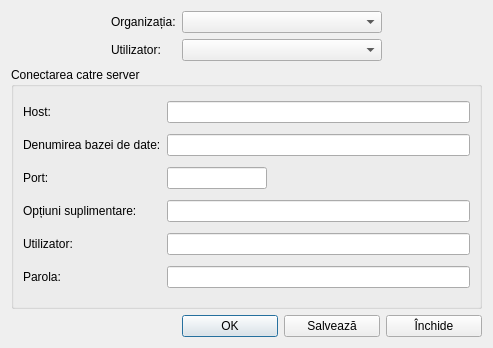
<?xml version="1.0" encoding="UTF-8"?>
<ui version="4.0">
 <class>CloudServerConfig</class>
 <widget class="QDialog" name="CloudServerConfig">
  <property name="geometry">
   <rect>
    <x>0</x>
    <y>0</y>
    <width>493</width>
    <height>348</height>
   </rect>
  </property>
  <property name="windowTitle">
   <string>Dialog</string>
  </property>
  <property name="windowIcon">
   <iconset resource="../../../resources/resource.qrc">
    <normaloff>:/img/database/cloud-server.png</normaloff>:/img/database/cloud-server.png</iconset>
  </property>
  <layout class="QGridLayout" name="gridLayout_2">
   <item row="0" column="0">
    <spacer name="horizontalSpacer_2">
     <property name="orientation">
      <enum>Qt::Orientation::Horizontal</enum>
     </property>
     <property name="sizeHint" stdset="0">
      <size>
       <width>85</width>
       <height>20</height>
      </size>
     </property>
    </spacer>
   </item>
   <item row="0" column="1">
    <widget class="QLabel" name="label">
     <property name="maximumSize">
      <size>
       <width>179</width>
       <height>16777215</height>
      </size>
     </property>
     <property name="text">
      <string>Organizația:</string>
     </property>
    </widget>
   </item>
   <item row="0" column="2">
    <widget class="QComboBox" name="comboOrganization">
     <property name="minimumSize">
      <size>
       <width>200</width>
       <height>0</height>
      </size>
     </property>
    </widget>
   </item>
   <item row="0" column="3">
    <spacer name="horizontalSpacer">
     <property name="orientation">
      <enum>Qt::Orientation::Horizontal</enum>
     </property>
     <property name="sizeHint" stdset="0">
      <size>
       <width>85</width>
       <height>20</height>
      </size>
     </property>
    </spacer>
   </item>
   <item row="1" column="1">
    <widget class="QLabel" name="label_8">
     <property name="text">
      <string>Utilizator:</string>
     </property>
    </widget>
   </item>
   <item row="1" column="2">
    <widget class="QComboBox" name="comboUser"/>
   </item>
   <item row="2" column="0" colspan="4">
    <widget class="QGroupBox" name="groupBox">
     <property name="title">
      <string>Conectarea catre server</string>
     </property>
     <layout class="QGridLayout" name="gridLayout">
      <item row="0" column="0">
       <widget class="QLabel" name="label_2">
        <property name="text">
         <string>Host:</string>
        </property>
       </widget>
      </item>
      <item row="0" column="1">
       <widget class="QLineEdit" name="txt_host">
        <property name="maximumSize">
         <size>
          <width>16777215</width>
          <height>16777215</height>
         </size>
        </property>
        <property name="clearButtonEnabled">
         <bool>true</bool>
        </property>
       </widget>
      </item>
      <item row="1" column="0">
       <widget class="QLabel" name="label_3">
        <property name="text">
         <string>Denumirea bazei de date:</string>
        </property>
       </widget>
      </item>
      <item row="1" column="1">
       <widget class="QLineEdit" name="txt_nameBase">
        <property name="maximumSize">
         <size>
          <width>16777215</width>
          <height>16777215</height>
         </size>
        </property>
        <property name="clearButtonEnabled">
         <bool>true</bool>
        </property>
       </widget>
      </item>
      <item row="2" column="0">
       <widget class="QLabel" name="label_4">
        <property name="text">
         <string>Port:</string>
        </property>
       </widget>
      </item>
      <item row="2" column="1">
       <widget class="QLineEdit" name="txt_port">
        <property name="maximumSize">
         <size>
          <width>100</width>
          <height>16777215</height>
         </size>
        </property>
       </widget>
      </item>
      <item row="3" column="0">
       <widget class="QLabel" name="label_5">
        <property name="text">
         <string>Opțiuni suplimentare:</string>
        </property>
       </widget>
      </item>
      <item row="3" column="1">
       <widget class="QLineEdit" name="txt_option">
        <property name="clearButtonEnabled">
         <bool>true</bool>
        </property>
       </widget>
      </item>
      <item row="4" column="0">
       <widget class="QLabel" name="label_6">
        <property name="text">
         <string>Utilizator:</string>
        </property>
       </widget>
      </item>
      <item row="4" column="1">
       <widget class="QLineEdit" name="txt_user">
        <property name="clearButtonEnabled">
         <bool>true</bool>
        </property>
       </widget>
      </item>
      <item row="5" column="0">
       <widget class="QLabel" name="label_7">
        <property name="text">
         <string>Parola:</string>
        </property>
       </widget>
      </item>
      <item row="5" column="1">
       <widget class="LineEditPassword" name="txt_password"/>
      </item>
     </layout>
    </widget>
   </item>
   <item row="3" column="0" colspan="4">
    <layout class="QHBoxLayout" name="horizontalLayout">
     <item>
      <spacer name="horizontalSpacer_3">
       <property name="orientation">
        <enum>Qt::Orientation::Horizontal</enum>
       </property>
       <property name="sizeHint" stdset="0">
        <size>
         <width>40</width>
         <height>20</height>
        </size>
       </property>
      </spacer>
     </item>
     <item>
      <widget class="QPushButton" name="btnOK">
       <property name="minimumSize">
        <size>
         <width>96</width>
         <height>0</height>
        </size>
       </property>
       <property name="text">
        <string>OK</string>
       </property>
       <property name="icon">
        <iconset resource="../../../resources/resource.qrc">
         <normaloff>:/img/btns/valide.png</normaloff>:/img/btns/valide.png</iconset>
       </property>
      </widget>
     </item>
     <item>
      <widget class="QPushButton" name="btnWrite">
       <property name="minimumSize">
        <size>
         <width>96</width>
         <height>0</height>
        </size>
       </property>
       <property name="text">
        <string>Salvează</string>
       </property>
       <property name="icon">
        <iconset resource="../../../resources/resource.qrc">
         <normaloff>:/img/btns/save.png</normaloff>:/img/btns/save.png</iconset>
       </property>
      </widget>
     </item>
     <item>
      <widget class="QPushButton" name="btnClose">
       <property name="minimumSize">
        <size>
         <width>96</width>
         <height>0</height>
        </size>
       </property>
       <property name="text">
        <string>Închide</string>
       </property>
       <property name="icon">
        <iconset resource="../../../resources/resource.qrc">
         <normaloff>:/img/btns/close.png</normaloff>:/img/btns/close.png</iconset>
       </property>
      </widget>
     </item>
    </layout>
   </item>
  </layout>
 </widget>
 <customwidgets>
  <customwidget>
   <class>LineEditPassword</class>
   <extends>QLineEdit</extends>
   <header>ui/widgets/lineeditpassword.h</header>
  </customwidget>
 </customwidgets>
 <resources>
  <include location="../../../resources/resource.qrc"/>
 </resources>
 <connections/>
</ui>
